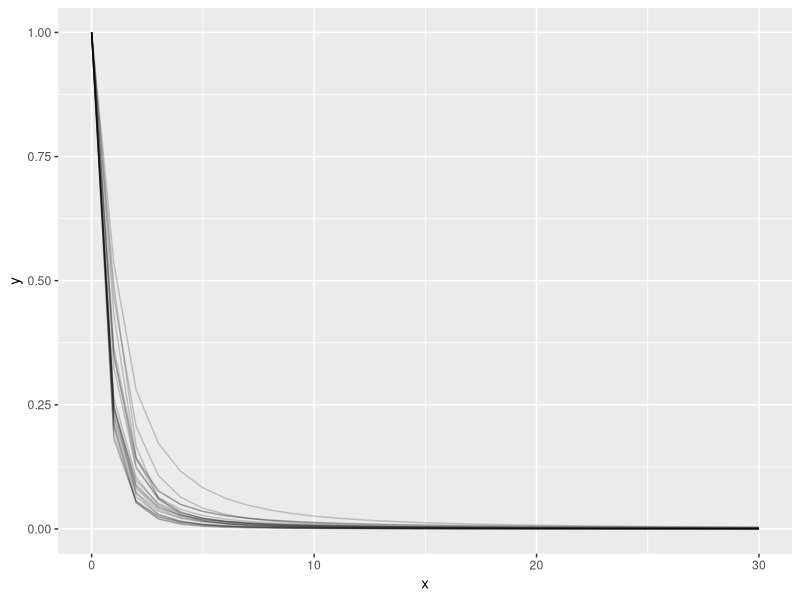
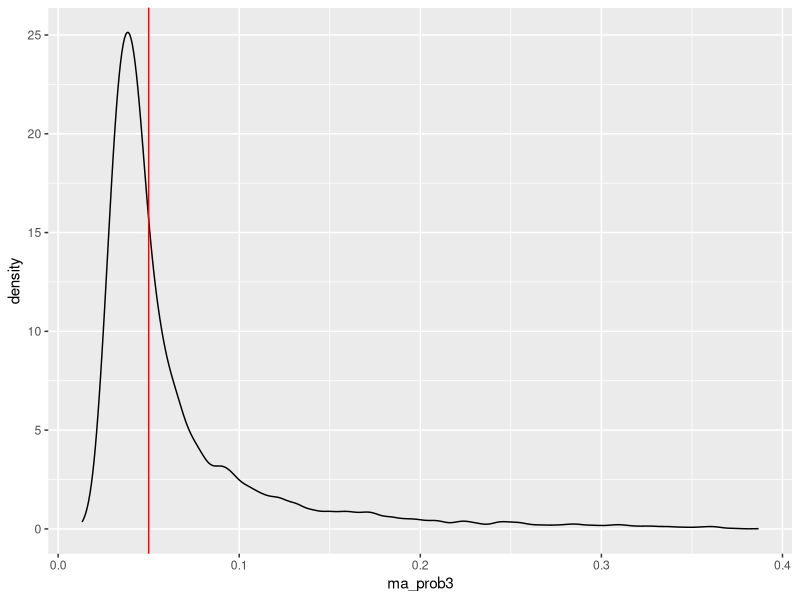
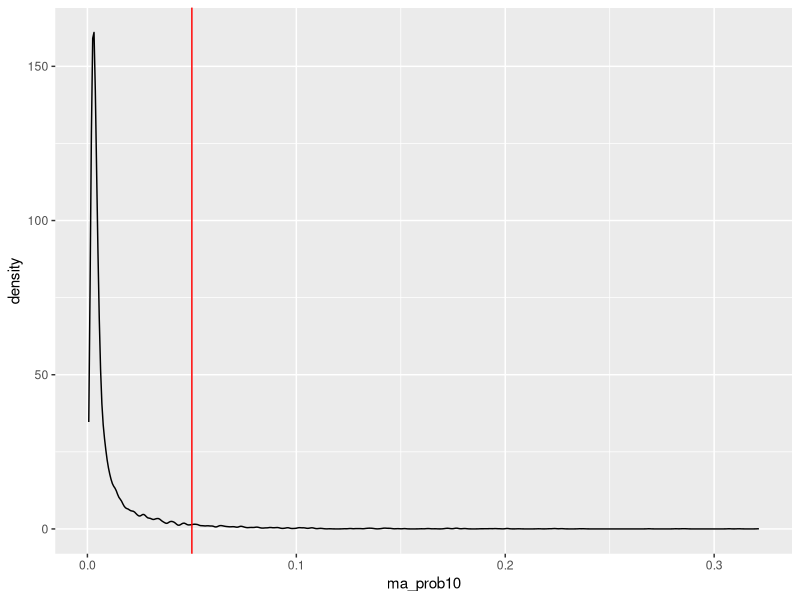
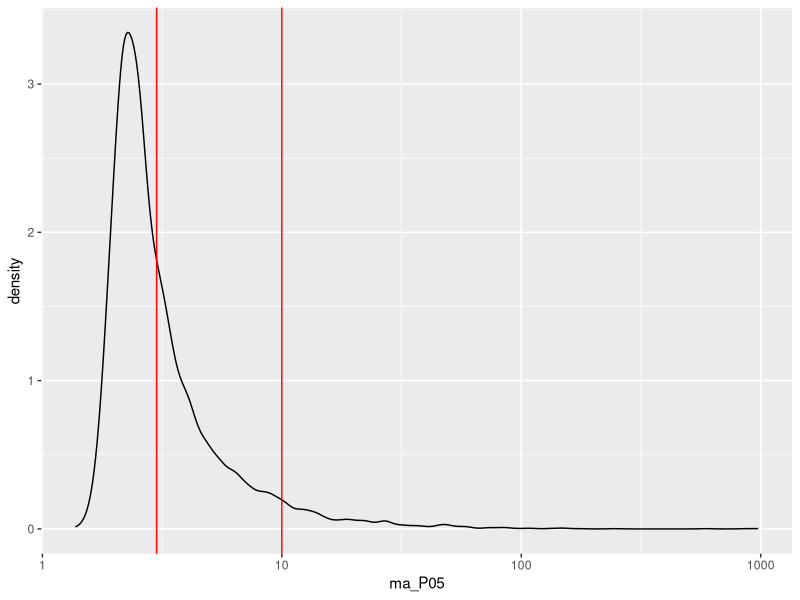

Reproduce these figures in R, in order.
## ---- chunk 1
#| message: false
#| echo: false

library(ggplot2)
library(dplyr)
## ---- chunk 2
kern <- function(x,d0,alpha){
  (1+(x/d0)^alpha)^-1
}

inv_kern <- function(prob,d0,alpha){
  (1/prob-1)^(1/alpha)*d0
} 
## ---- chunk 3
one_iter <- function(i){
d0_ba = rnorm(1,1,0.1)
alpha_ba = rnorm(1,2.2,0.2)

d0_bo = rnorm(1,0.55,(0.73-0.55)/2)
alpha_bo = rnorm(1,2.27,(2.4-2.27)/2)

d0_ga = rlnorm(1,-1.2,1.29)
alpha_ga = rlnorm(1,0.545,0.402)

w = c(1,1,1)
w = w/sum(w)
get_ma <- function(x){
  ma_prob3=w[1]*kern(x,d0_ba,alpha_ba) + 
  w[2]*kern(x,d0_bo,alpha_bo) + 
  w[3]*kern(x,d0_ga,alpha_ga)
}

x = seq(0,30,by=1)
data.frame(x = x,
y=sapply(x,get_ma),iter=i)
}
## ---- chunk 4
do.call('rbind',lapply(1:20,function(i){one_iter(i)})) %>%
  ggplot(aes(x=x,y=y,group=iter))+
  geom_line(alpha=0.2)
## ---- chunk 5
mc_one_iter <- function(){
d0_ba = rnorm(1,1,0.1)
alpha_ba = rnorm(1,2.2,0.2)

d0_bo = rnorm(1,0.55,(0.73-0.55)/2)
alpha_bo = rnorm(1,2.27,(2.4-2.27)/2)

d0_ga = rlnorm(1,-1.2,1.29)
alpha_ga = rlnorm(1,0.545,0.402)

w = c(1,1,1)
w = w/sum(w)

data.frame(ma_prob3=w[1]*kern(3,d0_ba,alpha_ba) + 
  w[2]*kern(3,d0_bo,alpha_bo) + 
  w[3]*kern(3,d0_ga,alpha_ga), 

ma_prob10=w[1]*kern(10,d0_ba,alpha_ba) + 
  w[2]*kern(10,d0_bo,alpha_bo) + 
  w[3]*kern(10,d0_ga,alpha_ga), 

ma_P05 = w[1]*inv_kern(0.05,d0_ba,alpha_ba) + 
  w[2]*inv_kern(0.05,d0_bo,alpha_bo) + 
  w[3]*inv_kern(0.05,d0_ga,alpha_ga) 
)
}
## ---- chunk 6
niter = 10^4
output <- do.call('rbind',lapply(1:niter,function(i){mc_one_iter()}))
## ---- chunk 7
output %>% 
  ggplot(aes(x=ma_prob3)) +
  geom_density() +
  geom_vline(xintercept=0.05,col='red')

## ---- chunk 8
output %>% 
  ggplot(aes(x=ma_prob10)) +
  geom_density() +
  geom_vline(xintercept=0.05,col='red')

## ---- chunk 9
quantile(output$ma_P05,probs=0.95)
## ---- chunk 10
output %>% 
  ggplot(aes(x=ma_P05)) +
  geom_density() +
  geom_vline(xintercept=3,col='red')+
  geom_vline(xintercept=10,col='red') +
scale_x_log10()

